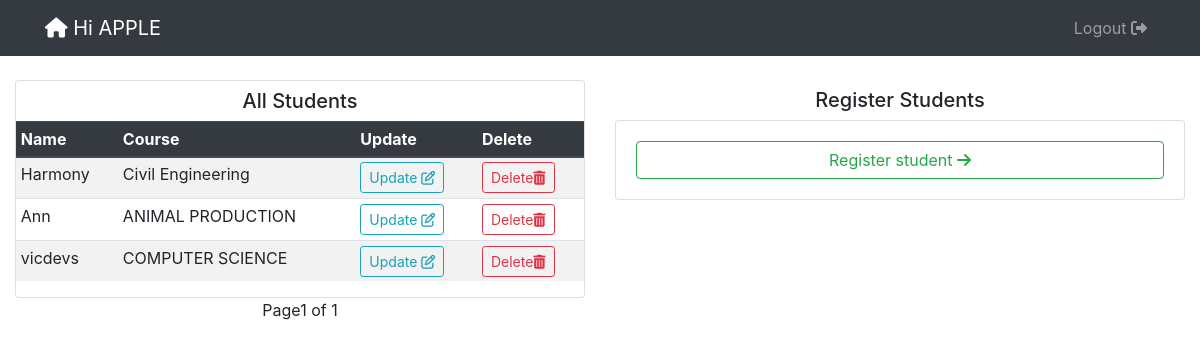
The app's page /schools/14/ (signed in) with its own data.
### openings/models.py (models this page shows, shortened)
class User(AbstractUser):
    is_student = models.BooleanField(default=False)
    is_company = models.BooleanField(default=False)
    is_school = models.BooleanField(default=False)
    first_name = models.CharField(max_length=100)
    last_name = models.CharField(max_length=100)
    official_name = models.CharField(max_length=100, null=True, default="school")
    email = models.CharField(max_length=100, null=True)

class Student(models.Model):
    user = models.OneToOneField(User, on_delete=models.CASCADE)
    school = models.ForeignKey(School, on_delete=models.CASCADE, null=True)
    course = models.CharField(max_length=100, null=True )
    transcript = models.FileField(upload_to=file_path,null=True)

### openings/views.py (the view)
# urls.py: path('schools/<str:id>/',  school, name="school"),
@login_required
def school(request, id):
    school = School.objects.get(id=id)
    student_list = Student.objects.filter(school=school).order_by('-id')
    page = request.GET.get('page', 1)
    paginator = Paginator(student_list, 15)
    try:
        students = paginator.page(page)
    except PageNotAnInteger:
        students = paginator.page(1)
    except EmptyPage:
        students = paginator.page(paginator.num_pages)
    form = StudentSignUpForm()
    if request.method == "POST":
        form = StudentSignUpForm(request.POST)
        if form.is_valid():
            avail = form.save(commit=False)
            avail.school = request.user.school
            avail.save()
    context = {
        'school':school,
        'students':students,
        'form':form
    }
    return render(request, 'school.html', context)

### templates/school.html (shortened to what this page needs)
{% extends 'base.html' %}
{% load crispy_forms_tags %}
{% block content %}
<header class="site-header">
  <nav class="navbar navbar-expand-md navbar-dark bg-dark ">
    <div class="container">
      <a class="navbar-brand mr-4" href=""><i class="fas fa-home"></i> Hi {{user.username}}</a>
      <div class="collapse navbar-collapse" id="navbarToggle">
        <div class="navbar-nav">
            <a class="nav-item nav-link" href="{% url 'logout' %}">Logout <i class="fas fa-sign-out-alt"></i> </a>
        </div>
      </div>
    </div>
  </nav>
</header>
  <div class="container-fluid mt-4 mb-4">
      <div class="row">
          <div class="col-md-6">
            <div class="table-responsive card">
                <h5 class="text-center mt-2 mb-2">All Students</h5>
                <table class="table table-sm table-striped table-hover">
                  <thead class=" thead-dark">
                    <tr>
                      <th scope="col">Name</th>
                      <th scope="col">Course</th>
                      <th scope="col">Update</th>
                      <th scope="col">Delete</th>
                    </tr>
                  </thead>
                  <tbody>
                    {% for student in students %}
                      <tr>
                          <td>{{student.user.username}}</td>
                          <td>{{student.course}}</td>
                          <td><a class="btn btn-outline-info btn-sm" href="{% url 'update_student' student.id %}">Update <i class="far fa-edit"> </i></a></td>
                          <td><a class="btn btn-outline-danger btn-sm" href="{% url 'delete' student.pk %}">Delete<i class="fas fa-trash-alt"></i></a></td>
                          </tr>
                    {% endfor %}
                  </tbody>
                  </table>
                </div>
                    <div class="pagination align-items-center justify-content-center">
                      <span class="step-links">
                          <span class="current">
                               Page{{ students.number }} of {{ students.paginator.num_pages }}
                          </span>
                      </span>
                  </div>
          </div>
          <div class="col-md-6">
            <h5 class="text-center mt-2 mb-2">Register Students</h5>
            <div class="card">
              <div class="card-body">
                <a href="{% url 'student_register' %}" class="btn btn-block btn-outline-success">Register student <i class="fa fa-solid fa-arrow-right"></i></a>
              </div>
            </div>
          </div>
      </div>
  </div>
{% endblock %}

### records on screen
User: username "APPLE"
Student: user.username "Harmony", course "Civil Engineering"
Student: user.username "Ann", course "ANIMAL PRODUCTION"
Student: user.username "vicdevs", course "COMPUTER SCIENCE"

### other values on screen
{{ students.number }} "1"
{{ students.paginator.num_pages }} "1"
